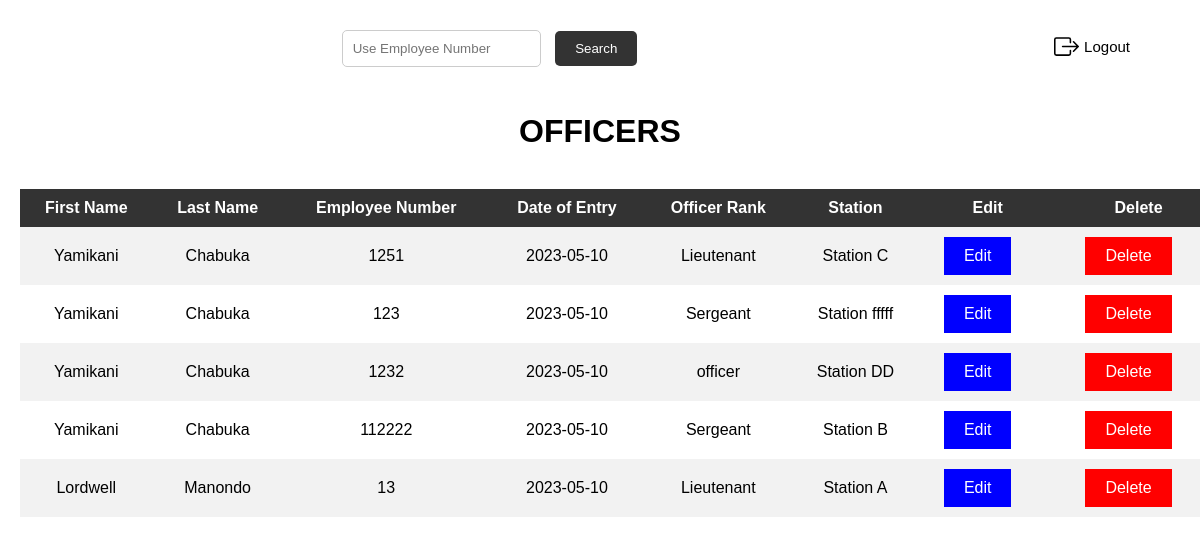
Screenshot of /view_officers.php with the database file from the repository.
### tables this page shows
CREATE TABLE `officers` (
  `id` int(5) NOT NULL,
  `first_name` varchar(30) NOT NULL,
  `last_name` varchar(30) NOT NULL,
  `employee_number` int(5) NOT NULL,
  `date_of_entry` date NOT NULL,
  `officer_rank` varchar(20) NOT NULL,
  `station` varchar(50) NOT NULL,
  `password` varchar(20) NOT NULL
);

### view_officers.php (the view, shortened to what this page needs)
<html>
<head>
</head>
<body>
    <header>
    <form method="post" action="" style="margin-left: 0;">
      <input type="text" name="employee_number" placeholder="Use Employee Number">
        <input type="submit" name="search" value="Search">
      </form>
      <a href="Admin_landing_page.html" class="logout-link"">
     <p >Logout</p>
    </a>
    </header>
  <h1>OFFICERS</h1>
	<br>
	<table>
		<tr>
			<th>First Name</th>
			<th>Last Name</th>
			<th>Employee Number</th>
			<th>Date of Entry</th>
			<th>Officer Rank</th>
			<th>Station</th>
			<th>Edit</th>
			<th>Delete</th>
		</tr>
		<?php
		include('Connections.php');
		if(isset($_POST['search'])) {
			$employee_number = $_POST['employee_number'];
			$sql = "SELECT * FROM officers WHERE employee_number='$employee_number'";
		} else {
			$sql = "SELECT * FROM officers";
		}
		$result = mysqli_query($conn, $sql);
		if(mysqli_num_rows($result) > 0){
			while ($row = mysqli_fetch_assoc($result)) {
				echo "<tr>";
				echo "<td>" . $row["first_name"] . "</td>";
				echo "<td>" . $row["last_name"] . "</td>";
				echo "<td>" . $row["employee_number"] . "</td>";
				echo "<td>" . $row["date_of_entry"] . "</td>";
				echo "<td>" . $row["officer_rank"] . "</td>";
				echo "<td>" . $row["station"] . "</td>";
        echo "<td><a href='edit_officer.php?id=" . $row["id"] . "' style='background-color: blue; text-decoration: none;'>Edit</a></td>";
				echo "<td><a href='delete_officer.php?id=" . $row["id"] . "' style='background-color: red; text-decoration: none;'' onclick='return confirm(\"Are you sure you want to delete this officer?\")'>Delete</a></td>";
				echo "</tr>";
			}
		} else {
			echo "<span style='color: red;'>NO MATCH WITH ANY OFFICER NUMBER</span>";
          $refreshTime = 5;
          $metaTag = "<meta http-equiv='refresh' content='$refreshTime'>";
          echo $metaTag;
		}
?>
	</table>
	<br>
</body>
</html>

### view_officers.php (style rules this page uses)
body { margin: 0; padding: 0; font-family: Arial, sans-serif; }
header { display: flex; align-items: center; justify-content: space-between; padding: 10px; }
form { align-items: left; justify-content: left; flex-grow: 1; }
input[type="text"] { padding: 5px; margin-right: 5px; border-radius: 3px; border: 1px solid #ccc; }
input[type="submit"] { padding: 5px 15px; background-color: #4CAF50; color: white; border: none; border-radius: 3px; cursor: pointer; }
.logout-link { display: flex; align-items: center; text-decoration: none; color: black; }
.logout-link svg { width: 25px; height: 25px; fill: currentColor; margin-right: 5px; }
.logout-link p { font-size: 15px; margin-right: 20px; }
h1 { text-align: center; margin-top: 20px; }
form { text-align: center; margin-top: 20px; }
table { border-collapse: collapse; width: 100%; margin: 0 20px 0 20px; }
th, td { padding: 10px; text-align: center; }
th { background-color: #333; color: #fff; }
tr:nth-child(even) { background-color: #f2f2f2; }
a { display: inline-block; padding: 10px 20px; color: #fff; text-decoration: none; margin-right: 20px; }
input[type="text"] { padding: 10px; margin-right: 10px; border-radius: 5px; border: 1px solid #ccc; }
input[type="submit"] { padding: 10px 20px; background-color: #333; color: #fff; border: none; border-radius: 5px; cursor: pointer; }

### rows the page displays
officers: first_name "Yamikani", last_name "Chabuka", employee_number "1251", date_of_entry "2023-05-10", officer_rank "Lieutenant", station "Station C"
officers: first_name "Yamikani", last_name "Chabuka", employee_number "123", date_of_entry "2023-05-10", officer_rank "Sergeant", station "Station fffff"
officers: first_name "Yamikani", last_name "Chabuka", employee_number "1232", date_of_entry "2023-05-10", officer_rank "officer", station "Station DD"
officers: first_name "Yamikani", last_name "Chabuka", employee_number "112222", date_of_entry "2023-05-10", officer_rank "Sergeant", station "Station B"
officers: first_name "Lordwell", last_name "Manondo", employee_number "13", date_of_entry "2023-05-10", officer_rank "Lieutenant", station "Station A"
